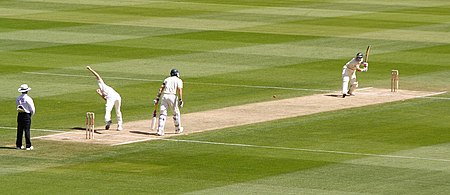
#> input picture Concepts/working_with_image/Pollock_to_Hussey.jpg, 450 x 195 px
$ python image.py
#> lines starting #> are read from the running program, lines starting #| are printed output that depends on the picture
from PIL import Image

img_open = Image.open("Pollock_to_Hussey.jpg")
#> img_open is the input picture: PIL image 450x195 RGB; mean R, G, B 142.7, 149.1, 78.4

#img_open.show()
#print(img_open.format_description)

#crop the image
x = 0
y = 0

w = 600 / 3
h = 500
crop_img = img_open.crop((x,y,w,h))
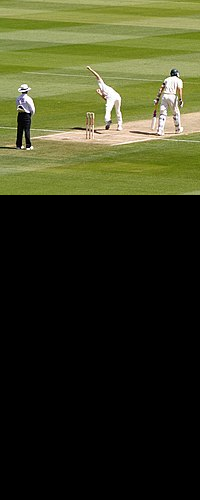
#> crop_img: PIL image 200x500 RGB; mean R, G, B 55.4, 58, 31.1
print(crop_img.size)
#| (200, 500)
# [11 lines of commented-out code are left out]
